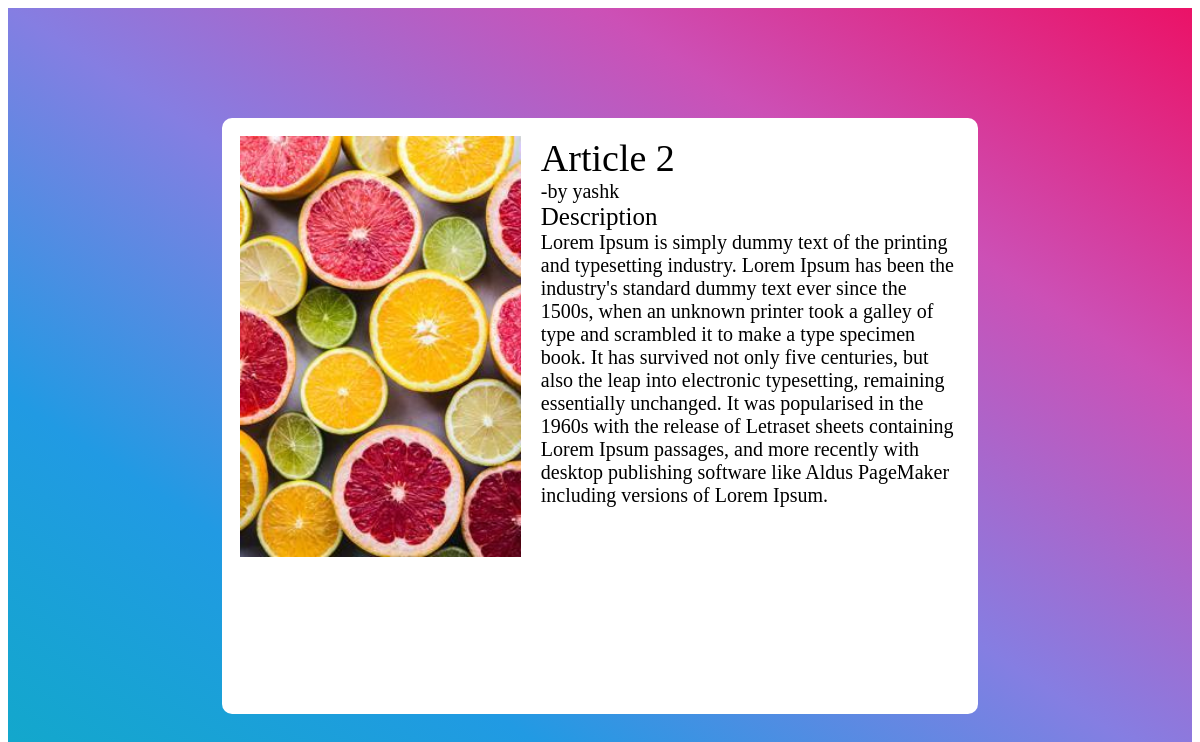
/detail-article/6/, run on the app's committed database.
### myapp/models.py (models this page shows, shortened)
class Article(models.Model):
    user = models.ForeignKey(User, on_delete=models.CASCADE)
    name = models.CharField(max_length=100)
    description = models.TextField()
    image = models.ImageField(upload_to = 'image')
    privacy = models.TextChoices('privacy','public private')
    privacy = models.CharField(max_length =10, choices=privacy.choices)

### myapp/views.py (the view)
# urls.py: path('detail-article/<int:pk>/', views.DetailArticle.as_view(), name='detail-article'),
class DetailArticle(DetailView):
    model = Article
    template_name = 'myapp/detail_article.html'
    context_object_name = 'article'

### myapp/templates/myapp/detail_article.html (shortened to what this page needs)
{% extends 'myapp/base.html' %}
{% block container %}
<div class="detail-container">
    <div>
        <div class="image">
            <img src="{{ article.image.url }}" alt="">
        </div>
        <div class="detail">
            <span style="font-size:38px;">{{ article.name }}</span>
            <span style="display:block;">-by {{ article.user.username }}</span>
            <span style="font-size:25px; display:block;">Description</span>
            <span> {{ article.description }}</span>
        </div>
    </div>
</div>
{% endblock container %}

### myapp/static/myapp/css/style.css (style rules this page uses)
* { transition: height 0.66s ease-in; transition: width 0.66s ease-in; }
.detail-container { width: 100%; height: 97vh; background-image: linear-gradient(to right top, #11a9c9, #219ae3, #857ee2, #cc50b6, #eb1267); }
.detail-container>div { border-radius: 10px; padding: 18px; background: rgb(255,255,255); position: absolute; top: 52%; left: 50%; transform: translate(-50%,-50%); height: 70vh; width: 60%; overflow-y: auto; display: grid; grid-template-columns: 39% 58%; gap: 20px; font: 20px Verdana; }
.detail-container>div img { width: 100%; }

### data on the page
Article: image (picture), name "Article 2", user.username "yashk", description "Lorem Ipsum is simply dummy text of the printing and typesetting industry. Lorem Ipsum has been the industry's standard dummy text ever since the 1500s, when an unknown printer took a galley of type and scrambled it to make a type specimen book. It has survived not only five centuries, but also the leap into electronic typesetting, remaining essentially unchanged. It was popularised in the 1960s with the release of Letraset sheets containing Lorem Ipsum passages, and more recently with desktop publishing software like Aldus PageMaker including versions of Lorem Ipsum."
